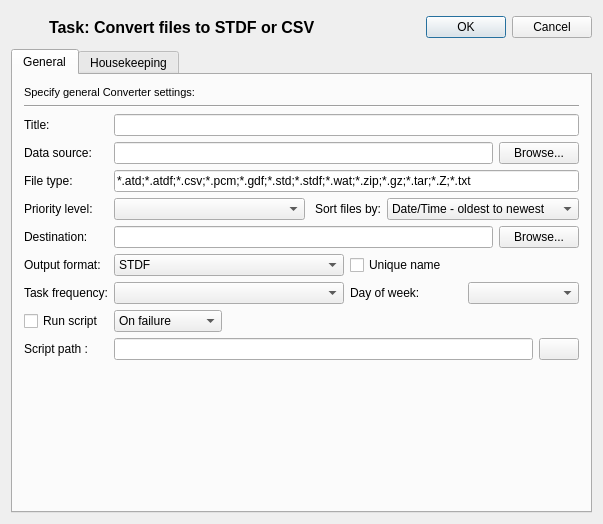
<?xml version="1.0" encoding="UTF-8"?>
<ui version="4.0">
 <class>monitor_file_converter_basedialog</class>
 <widget class="QDialog" name="monitor_file_converter_basedialog">
  <property name="geometry">
   <rect>
    <x>0</x>
    <y>0</y>
    <width>603</width>
    <height>524</height>
   </rect>
  </property>
  <property name="sizePolicy">
   <sizepolicy hsizetype="Preferred" vsizetype="Preferred">
    <horstretch>0</horstretch>
    <verstretch>0</verstretch>
   </sizepolicy>
  </property>
  <property name="windowTitle">
   <string>Schedule: Automatic Data Insertion</string>
  </property>
  <property name="windowIcon">
   <iconset resource="gex.qrc">
    <normaloff>:/gex/icons/gex_application_48x48.png</normaloff>:/gex/icons/gex_application_48x48.png</iconset>
  </property>
  <property name="autoFillBackground">
   <bool>true</bool>
  </property>
  <layout class="QVBoxLayout" name="verticalLayout_5">
   <item>
    <layout class="QHBoxLayout" name="horizontalLayout_6">
     <item>
      <widget class="QLabel" name="pixmapLabel">
       <property name="minimumSize">
        <size>
         <width>32</width>
         <height>32</height>
        </size>
       </property>
       <property name="maximumSize">
        <size>
         <width>32</width>
         <height>32</height>
        </size>
       </property>
       <property name="pixmap">
        <pixmap resource="../../gex.qrc">:/gex/icons/folder_convert.png</pixmap>
       </property>
       <property name="scaledContents">
        <bool>true</bool>
       </property>
       <property name="wordWrap">
        <bool>false</bool>
       </property>
      </widget>
     </item>
     <item>
      <widget class="QLabel" name="labelDataPump">
       <property name="font">
        <font>
         <family>Ms Sans Serif</family>
         <pointsize>12</pointsize>
         <weight>75</weight>
         <bold>true</bold>
        </font>
       </property>
       <property name="text">
        <string>Task: Convert files to STDF or CSV</string>
       </property>
       <property name="wordWrap">
        <bool>false</bool>
       </property>
      </widget>
     </item>
     <item>
      <spacer name="horizontalSpacer">
       <property name="orientation">
        <enum>Qt::Horizontal</enum>
       </property>
       <property name="sizeHint" stdset="0">
        <size>
         <width>153</width>
         <height>20</height>
        </size>
       </property>
      </spacer>
     </item>
     <item>
      <widget class="QDialogButtonBox" name="buttonBox_OkCancel">
       <property name="standardButtons">
        <set>QDialogButtonBox::Cancel|QDialogButtonBox::Ok</set>
       </property>
      </widget>
     </item>
    </layout>
   </item>
   <item>
    <widget class="QTabWidget" name="tabWidget">
     <property name="enabled">
      <bool>true</bool>
     </property>
     <property name="currentIndex">
      <number>0</number>
     </property>
     <widget class="QWidget" name="tab_General">
      <attribute name="title">
       <string>General</string>
      </attribute>
      <layout class="QGridLayout" name="gridLayout_2">
       <item row="0" column="0">
        <widget class="QLabel" name="labelGeneral">
         <property name="text">
          <string>&lt;!DOCTYPE HTML PUBLIC &quot;-//W3C//DTD HTML 4.0//EN&quot; &quot;http://www.w3.org/TR/REC-html40/strict.dtd&quot;&gt;
&lt;html&gt;&lt;head&gt;&lt;meta name=&quot;qrichtext&quot; content=&quot;1&quot; /&gt;&lt;style type=&quot;text/css&quot;&gt;
p, li { white-space: pre-wrap; }
&lt;/style&gt;&lt;/head&gt;&lt;body style=&quot; font-family:'MS Shell Dlg 2'; font-size:8.25pt; font-weight:400; font-style:normal;&quot;&gt;
&lt;p style=&quot; margin-top:0px; margin-bottom:0px; margin-left:0px; margin-right:0px; -qt-block-indent:0; text-indent:0px;&quot;&gt;&lt;span style=&quot; font-size:8pt;&quot;&gt;Specify general Converter settings:&lt;/span&gt;&lt;/p&gt;&lt;/body&gt;&lt;/html&gt;</string>
         </property>
        </widget>
       </item>
       <item row="1" column="0" colspan="2">
        <widget class="Line" name="line_3">
         <property name="orientation">
          <enum>Qt::Horizontal</enum>
         </property>
        </widget>
       </item>
       <item row="2" column="0" colspan="2">
        <layout class="QGridLayout" name="gridLayout_4">
         <item row="0" column="0">
          <widget class="QLabel" name="TextLabelTitle">
           <property name="text">
            <string>Title:</string>
           </property>
           <property name="wordWrap">
            <bool>false</bool>
           </property>
          </widget>
         </item>
         <item row="0" column="1">
          <widget class="QLineEdit" name="LineEditTitle">
           <property name="toolTip">
            <string>Enter task title!</string>
           </property>
          </widget>
         </item>
         <item row="1" column="0">
          <widget class="QLabel" name="TextLabelDataSource">
           <property name="text">
            <string>Data source:</string>
           </property>
           <property name="wordWrap">
            <bool>false</bool>
           </property>
          </widget>
         </item>
         <item row="1" column="1">
          <layout class="QHBoxLayout" name="horizontalLayout">
           <item>
            <widget class="QLineEdit" name="LineEditInputPath">
             <property name="toolTip">
              <string>Import file from this path...e.g.: \\server\prod_files</string>
             </property>
            </widget>
           </item>
           <item>
            <widget class="QPushButton" name="pushButtonBrowseInputFolder">
             <property name="toolTip">
              <string>Pick the folder to read...</string>
             </property>
             <property name="text">
              <string>Browse...</string>
             </property>
             <property name="autoDefault">
              <bool>false</bool>
             </property>
            </widget>
           </item>
          </layout>
         </item>
         <item row="2" column="1">
          <layout class="QHBoxLayout" name="horizontalLayout_2">
           <item>
            <widget class="QLineEdit" name="lineEditInputFileExtensions">
             <property name="toolTip">
              <string>List of files and/or extensions to import.E.g:  *.atd;*.atdf;*.csv;*.pcm;*.gdf;*.std;*.stdf;*.wat;*.zip;*.gz;*.tar;*.Z</string>
             </property>
             <property name="text">
              <string>*.atd;*.atdf;*.csv;*.pcm;*.gdf;*.std;*.stdf;*.wat;*.zip;*.gz;*.tar;*.Z;*.txt</string>
             </property>
            </widget>
           </item>
          </layout>
         </item>
         <item row="3" column="1">
          <layout class="QHBoxLayout" name="horizontalLayout_13">
           <item>
            <layout class="QHBoxLayout" name="horizontalLayout_14">
             <item>
              <widget class="QComboBox" name="comboBoxTaskPriority">
               <property name="toolTip">
                <string>How often will this task be executed (priority)</string>
               </property>
              </widget>
             </item>
             <item>
              <widget class="QLabel" name="TextLabelFileOrder">
               <property name="sizePolicy">
                <sizepolicy hsizetype="Minimum" vsizetype="Preferred">
                 <horstretch>0</horstretch>
                 <verstretch>0</verstretch>
                </sizepolicy>
               </property>
               <property name="maximumSize">
                <size>
                 <width>70</width>
                 <height>16777215</height>
                </size>
               </property>
               <property name="toolTip">
                <string>Specify the order of file loads into the database target...</string>
               </property>
               <property name="text">
                <string>Sort files by:</string>
               </property>
               <property name="alignment">
                <set>Qt::AlignRight|Qt::AlignTrailing|Qt::AlignVCenter</set>
               </property>
               <property name="wordWrap">
                <bool>false</bool>
               </property>
              </widget>
             </item>
             <item>
              <widget class="QComboBox" name="comboBoxTaskFileOrder">
               <property name="toolTip">
                <string>Specify the order of file loads into the database target...</string>
               </property>
               <item>
                <property name="text">
                 <string>Date/Time - oldest to newest</string>
                </property>
               </item>
               <item>
                <property name="text">
                 <string>Date/Time - newest to oldest</string>
                </property>
               </item>
               <item>
                <property name="text">
                 <string>FileName - alphabetical order</string>
                </property>
               </item>
              </widget>
             </item>
            </layout>
           </item>
          </layout>
         </item>
         <item row="5" column="1">
          <layout class="QHBoxLayout" name="horizontalLayout_3">
           <item>
            <widget class="QComboBox" name="comboBoxFormat">
             <item>
              <property name="text">
               <string>STDF</string>
              </property>
              <property name="icon">
               <iconset resource="../../gex.qrc">
                <normaloff>:/gex/icons/gex_application.png</normaloff>:/gex/icons/gex_application.png</iconset>
              </property>
             </item>
             <item>
              <property name="text">
               <string>Spreadsheet CSV</string>
              </property>
              <property name="icon">
               <iconset resource="../../gex.qrc">
                <normaloff>:/gex/icons/csv_spreadsheet.png</normaloff>:/gex/icons/csv_spreadsheet.png</iconset>
              </property>
             </item>
             <item>
              <property name="text">
               <string>ATDF</string>
              </property>
              <property name="icon">
               <iconset resource="../../gex.qrc">
                <normaloff>:/gex/icons/gex_application.png</normaloff>:/gex/icons/gex_application.png</iconset>
              </property>
             </item>
            </widget>
           </item>
           <item>
            <widget class="QCheckBox" name="checkBoxTimeStampName">
             <property name="toolTip">
              <string>Check if you want the task to be triggered at a given time</string>
             </property>
             <property name="text">
              <string>Unique name</string>
             </property>
            </widget>
           </item>
          </layout>
         </item>
         <item row="2" column="0">
          <widget class="QLabel" name="TextLabelFileType">
           <property name="sizePolicy">
            <sizepolicy hsizetype="Minimum" vsizetype="Preferred">
             <horstretch>0</horstretch>
             <verstretch>0</verstretch>
            </sizepolicy>
           </property>
           <property name="text">
            <string>File type:</string>
           </property>
           <property name="alignment">
            <set>Qt::AlignLeading|Qt::AlignLeft|Qt::AlignVCenter</set>
           </property>
           <property name="wordWrap">
            <bool>false</bool>
           </property>
          </widget>
         </item>
         <item row="3" column="0">
          <widget class="QLabel" name="TextLabelPriorityLevel">
           <property name="text">
            <string>Priority level:</string>
           </property>
           <property name="wordWrap">
            <bool>false</bool>
           </property>
          </widget>
         </item>
         <item row="5" column="0">
          <widget class="QLabel" name="labelDataType">
           <property name="text">
            <string>Output format:</string>
           </property>
           <property name="wordWrap">
            <bool>false</bool>
           </property>
          </widget>
         </item>
         <item row="4" column="0">
          <widget class="QLabel" name="TextLabelDestination">
           <property name="minimumSize">
            <size>
             <width>0</width>
             <height>17</height>
            </size>
           </property>
           <property name="text">
            <string>Destination:</string>
           </property>
           <property name="wordWrap">
            <bool>false</bool>
           </property>
          </widget>
         </item>
         <item row="4" column="1">
          <layout class="QHBoxLayout" name="horizontalLayout_7">
           <item>
            <widget class="QLineEdit" name="LineEditOutputPath">
             <property name="toolTip">
              <string>Import file from this path...e.g.: \\server\prod_files</string>
             </property>
            </widget>
           </item>
           <item>
            <widget class="QPushButton" name="pushButtonBrowseOutputFolder">
             <property name="toolTip">
              <string>Pick the folder to read...</string>
             </property>
             <property name="text">
              <string>Browse...</string>
             </property>
             <property name="autoDefault">
              <bool>false</bool>
             </property>
            </widget>
           </item>
          </layout>
         </item>
         <item row="6" column="0">
          <widget class="QLabel" name="TextLabelTaskFrequency">
           <property name="text">
            <string>Task frequency:</string>
           </property>
           <property name="wordWrap">
            <bool>false</bool>
           </property>
          </widget>
         </item>
         <item row="6" column="1">
          <layout class="QHBoxLayout" name="horizontalLayout_5">
           <item>
            <widget class="QComboBox" name="comboBoxTaskFrequency">
             <property name="toolTip">
              <string>How often will this task be executed (frequency)</string>
             </property>
            </widget>
           </item>
           <item>
            <layout class="QHBoxLayout" name="horizontalLayout_4">
             <item>
              <widget class="QLabel" name="TextLabelDayOfWeek">
               <property name="sizePolicy">
                <sizepolicy hsizetype="Minimum" vsizetype="Preferred">
                 <horstretch>0</horstretch>
                 <verstretch>0</verstretch>
                </sizepolicy>
               </property>
               <property name="text">
                <string>Day of week:</string>
               </property>
               <property name="wordWrap">
                <bool>false</bool>
               </property>
              </widget>
             </item>
             <item>
              <widget class="QComboBox" name="comboBoxTaskFrequencyDayOfWeek">
               <property name="toolTip">
                <string>Specify which Day of the week...</string>
               </property>
              </widget>
             </item>
            </layout>
           </item>
          </layout>
         </item>
         <item row="8" column="0">
          <widget class="QCheckBox" name="poRunScript">
           <property name="text">
            <string>Run script</string>
           </property>
          </widget>
         </item>
         <item row="8" column="1">
          <layout class="QHBoxLayout" name="horizontalLayout_8">
           <item>
            <widget class="QComboBox" name="poRunningMode">
             <item>
              <property name="text">
               <string>On failure</string>
              </property>
             </item>
             <item>
              <property name="text">
               <string>On completion</string>
              </property>
             </item>
            </widget>
           </item>
           <item>
            <spacer name="horizontalSpacer_2">
             <property name="orientation">
              <enum>Qt::Horizontal</enum>
             </property>
             <property name="sizeHint" stdset="0">
              <size>
               <width>40</width>
               <height>20</height>
              </size>
             </property>
            </spacer>
           </item>
          </layout>
         </item>
         <item row="9" column="0">
          <widget class="QLabel" name="poScriptToRunLabel">
           <property name="text">
            <string>Script path :</string>
           </property>
          </widget>
         </item>
         <item row="9" column="1">
          <layout class="QHBoxLayout" name="horizontalLayout_9">
           <item>
            <widget class="QLineEdit" name="poScriptToRunLinedit">
             <property name="readOnly">
              <bool>true</bool>
             </property>
            </widget>
           </item>
           <item>
            <widget class="QPushButton" name="poScriptToRunBrowser">
             <property name="text">
              <string/>
             </property>
             <property name="icon">
              <iconset resource="../../gex.qrc">
               <normaloff>:/gex/icons/file_open.png</normaloff>:/gex/icons/file_open.png</iconset>
             </property>
            </widget>
           </item>
          </layout>
         </item>
        </layout>
       </item>
       <item row="3" column="0" colspan="2">
        <spacer name="verticalSpacer_3">
         <property name="orientation">
          <enum>Qt::Vertical</enum>
         </property>
         <property name="sizeHint" stdset="0">
          <size>
           <width>20</width>
           <height>44</height>
          </size>
         </property>
        </spacer>
       </item>
      </layout>
     </widget>
     <widget class="QWidget" name="tab_Housekeeping">
      <attribute name="title">
       <string>Housekeeping</string>
      </attribute>
      <layout class="QVBoxLayout" name="verticalLayout">
       <item>
        <widget class="QLabel" name="labelHousekeeping">
         <property name="text">
          <string>&lt;!DOCTYPE HTML PUBLIC &quot;-//W3C//DTD HTML 4.0//EN&quot; &quot;http://www.w3.org/TR/REC-html40/strict.dtd&quot;&gt;
&lt;html&gt;&lt;head&gt;&lt;meta name=&quot;qrichtext&quot; content=&quot;1&quot; /&gt;&lt;style type=&quot;text/css&quot;&gt;
p, li { white-space: pre-wrap; }
&lt;/style&gt;&lt;/head&gt;&lt;body style=&quot; font-family:'MS Shell Dlg 2'; font-size:8.25pt; font-weight:400; font-style:normal;&quot;&gt;
&lt;p style=&quot; margin-top:0px; margin-bottom:0px; margin-left:0px; margin-right:0px; -qt-block-indent:0; text-indent:0px;&quot;&gt;&lt;span style=&quot; font-size:8pt;&quot;&gt;Specify what to do with the files after processing by the Converter:&lt;/span&gt;&lt;/p&gt;&lt;/body&gt;&lt;/html&gt;</string>
         </property>
        </widget>
       </item>
       <item>
        <widget class="Line" name="line">
         <property name="orientation">
          <enum>Qt::Horizontal</enum>
         </property>
        </widget>
       </item>
       <item>
        <layout class="QGridLayout" name="gridLayout">
         <item row="0" column="0">
          <widget class="QLabel" name="TextLabelOnSuccess">
           <property name="text">
            <string>On success:</string>
           </property>
           <property name="wordWrap">
            <bool>false</bool>
           </property>
          </widget>
         </item>
         <item row="0" column="1">
          <widget class="QComboBox" name="comboBoxTaskPostConversion">
           <property name="toolTip">
            <string>What to do with successfully processed files...</string>
           </property>
           <item>
            <property name="text">
             <string>Rename processed file to '.read'</string>
            </property>
           </item>
           <item>
            <property name="text">
             <string>Delete data files processed</string>
            </property>
           </item>
           <item>
            <property name="text">
             <string>Move files to folder...</string>
            </property>
           </item>
          </widget>
         </item>
         <item row="0" column="2">
          <widget class="QLineEdit" name="lineEditPostConversion">
           <property name="toolTip">
            <string>Target Folder</string>
           </property>
          </widget>
         </item>
         <item row="0" column="3">
          <widget class="QPushButton" name="pushButtonBrowsePostConversion">
           <property name="toolTip">
            <string>Pick target folder...</string>
           </property>
           <property name="whatsThis">
            <string/>
           </property>
           <property name="text">
            <string>Browse...</string>
           </property>
           <property name="autoDefault">
            <bool>false</bool>
           </property>
          </widget>
         </item>
         <item row="1" column="0">
          <widget class="QLabel" name="TextLabelOnException">
           <property name="text">
            <string>On exception:</string>
           </property>
           <property name="wordWrap">
            <bool>false</bool>
           </property>
          </widget>
         </item>
         <item row="1" column="1">
          <widget class="QComboBox" name="comboBoxTaskPostConversionFailure">
           <property name="toolTip">
            <string>What to do with rejected files...</string>
           </property>
           <item>
            <property name="text">
             <string>Rename rejected files to '.bad'</string>
            </property>
           </item>
           <item>
            <property name="text">
             <string>Move rejected files to folder...</string>
            </property>
           </item>
          </widget>
         </item>
         <item row="1" column="2">
          <widget class="QLineEdit" name="lineEditPostConversionFailure">
           <property name="toolTip">
            <string>Target Folder</string>
           </property>
          </widget>
         </item>
         <item row="1" column="3">
          <widget class="QPushButton" name="pushButtonBrowsePostConversionFailure">
           <property name="toolTip">
            <string>Pick target folder...</string>
           </property>
           <property name="text">
            <string>Browse...</string>
           </property>
           <property name="autoDefault">
            <bool>false</bool>
           </property>
          </widget>
         </item>
        </layout>
       </item>
       <item>
        <spacer name="verticalSpacer">
         <property name="orientation">
          <enum>Qt::Vertical</enum>
         </property>
         <property name="sizeHint" stdset="0">
          <size>
           <width>20</width>
           <height>204</height>
          </size>
         </property>
        </spacer>
       </item>
      </layout>
     </widget>
    </widget>
   </item>
  </layout>
 </widget>
 <layoutdefault spacing="6" margin="11"/>
 <tabstops>
  <tabstop>LineEditTitle</tabstop>
  <tabstop>LineEditInputPath</tabstop>
  <tabstop>pushButtonBrowseInputFolder</tabstop>
  <tabstop>comboBoxFormat</tabstop>
  <tabstop>buttonBox_OkCancel</tabstop>
  <tabstop>comboBoxTaskPostConversion</tabstop>
  <tabstop>lineEditPostConversion</tabstop>
  <tabstop>pushButtonBrowsePostConversion</tabstop>
  <tabstop>comboBoxTaskPostConversionFailure</tabstop>
  <tabstop>lineEditPostConversionFailure</tabstop>
  <tabstop>pushButtonBrowsePostConversionFailure</tabstop>
  <tabstop>tabWidget</tabstop>
 </tabstops>
 <resources>
  <include location="../../gex.qrc"/>
 </resources>
 <connections/>
</ui>
